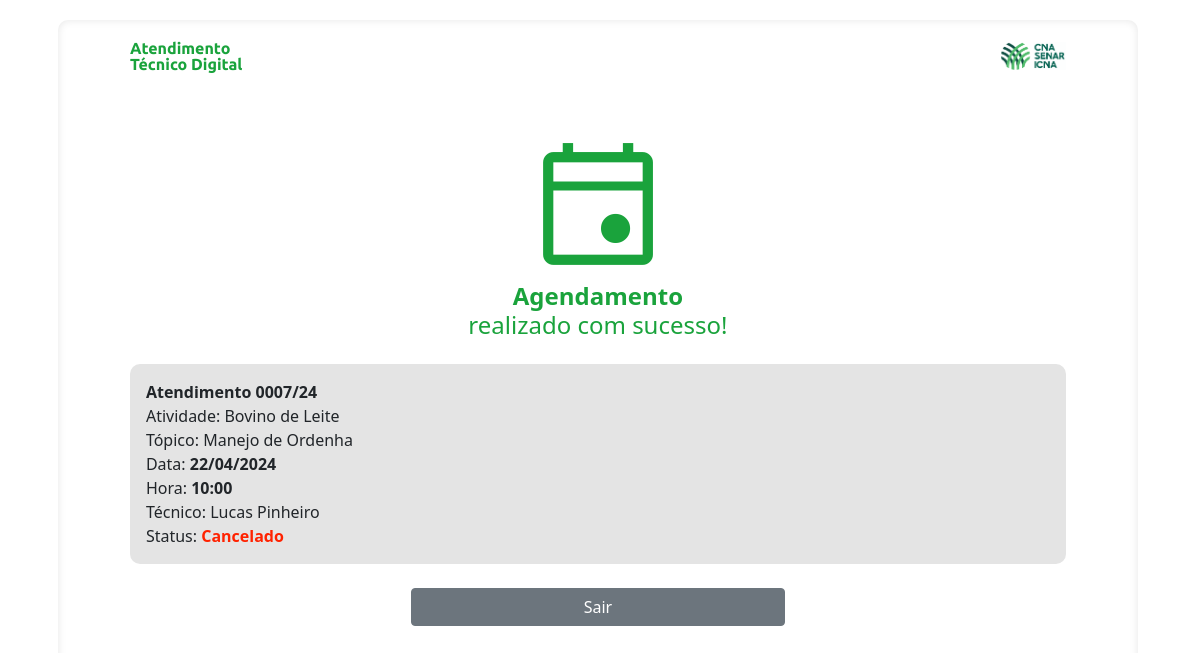
/produtor/confirmacao-atendimento/7/, run on the app's committed database.
### apps/modulo_admin/models.py (models this page shows, shortened)
class Atendimento(models.Model):
    data_registro = models.DateTimeField(auto_now_add=True)
    data_ultima_atualizacao = models.DateTimeField(auto_now=True)
    regional = models.CharField(max_length=2, choices=LISTA_UFS_SIGLAS, null=False, blank=False, default='MS')
    tecnico = models.ForeignKey(Usuario, on_delete=models.SET_NULL, null=True, blank=True, related_name='tecnico_atendimento')
    produtor = models.ForeignKey(Usuario, on_delete=models.SET_NULL, null=True, blank=True, related_name='produtor_atendimento')
    atendimento_retorno = models.BooleanField(default=False)
    atendimento_anterior = models.ForeignKey('self', on_delete=models.SET_NULL, null=True, blank=True, related_name='atendimentos_posteriores')
    atividade_produtiva = models.CharField(max_length=120, choices=ATIVIDADE_PRODUTIVA, null=False, blank=False)
    topico = models.CharField(max_length=120, null=False, blank=False)
    data = models.DateField(null=False, blank=False)
    hora = models.CharField(max_length=5, null=False, blank=False)
    mais_informacoes = models.TextField(null=True, blank=True)
    imagem01 = models.ImageField(null=True, blank=True)
    imagem02 = models.ImageField(null=True, blank=True)
    imagem03 = models.ImageField(null=True, blank=True)
    status = models.CharField(max_length=15, choices=STATUS_ATENDIMENTO, null=False, blank=False)
    del_status = models.BooleanField(default=False)
    del_data = models.DateTimeField(null=True, blank=True)
    del_cpf = models.CharField(max_length=14, null=True, blank=True)
    def atendimento_id(self):
        year_suffix = self.data.strftime('%y')
        id_str = str(self.id).zfill(4)
        return f"{id_str}/{year_suffix}"

class Usuario(models.Model):
    user = models.OneToOneField(User, on_delete=models.CASCADE, related_name='usuario_relacionado')
    data_registro = models.DateTimeField(auto_now_add=True)
    data_ultima_atualizacao = models.DateTimeField(auto_now=True)
    cpf = models.CharField(max_length=14, null=False, blank=False, unique=True)
    nome_completo = models.CharField(max_length=100, null=False, blank=False)
    data_nascimento = models.DateField(null=True, blank=True)
    sexo = models.CharField(max_length=100, choices=GENERO_SEXUAL, null=False, blank=False)
    reside_cod_ibge = models.CharField(max_length=10, null=True, blank=True)
    celular = models.CharField(max_length=17, null=True, blank=True)
    email_pessoal = models.EmailField(max_length=40, null=True, blank=True)
    usuario_is_ativo = models.BooleanField(default=True, null=False, blank=False, db_index=True)
    del_status = models.BooleanField(default=False)
    del_data = models.DateTimeField(null=True, blank=True)
    del_cpf = models.CharField(max_length=14, null=True, blank=True)
    def primeiro_ultimo_nome(self):
        partes_nome = self.nome_completo.split()
        primeiro_nome = partes_nome[0]
        ultimo_nome = partes_nome[-1] if len(partes_nome) > 1 else ''
        return f"{primeiro_nome} {ultimo_nome}"

### apps/modulo_produtor/views.py (the view)
# urls.py: path('produtor/confirmacao-atendimento/<int:id>/', produtor_confirmacao_atendimento, name='produtor_confirmacao_atendimento'),
def produtor_confirmacao_atendimento(request, id):
    atendimento = Atendimento.objects.get(id=id)
    conteudo = {
        'atendimento': atendimento,
    }
    return render(request, 'modulo_produtor/confirmacao_agendamento.html', conteudo)

### templates/modulo_produtor/confirmacao_agendamento.html (shortened to what this page needs)
{% extends '_partials/base_main_produtor.html' %}
{% load static %}
{% block extra_head %}
    <link rel="stylesheet" href="{% static 'styles\modulo_produtor\confirmacao_agendamento.css' %}">
{% endblock %}
{% block content %}
    <div class="container__page">
        <div class="cabecalho">
            <div class="titulo-imagem">
                <i class="material-symbols-outlined" style="font-size: 12vw;">event</i>
            </div>
            <div class="titulo-texto">
                <b>Agendamento</b><br>realizado com sucesso!
            </div>
        </div>
        <div class="card-atendimento">
            <div class="card-atendimento__informacoes">
                <span><b>Atendimento {{ atendimento.atendimento_id }}</b></span>
                <span>Atividade: {{ atendimento.get_atividade_produtiva_display }}</span>
                <span>Tópico: {{ atendimento.topico }}</span>
                <span>Data: <b>{{ atendimento.data|date:'d/m/Y' }}</b></span>
                <span>Hora: <b>{{ atendimento.hora }}</b></span>
                <span>Técnico: {{ atendimento.tecnico.primeiro_ultimo_nome }}</span>
                <span>Status: <span class='status agendado'>{{ atendimento.get_status_display }}</span></span>
            </div>
        </div>
        <div class="botao_sair">
            <button type="button" class="btn btn-secondary" id="btnSair" style="width: 40%;">Sair</button>
        </div>
    </div>
{% endblock %}

### setup/static/styles/cores.css (style rules this page uses)
:root { --verde-capital: #1AA33C; --cinza-primario: #6A6A6A; --cinza-escuro: #484848; --cinza-claro: #e4e4e4; --agendado: #ff2200; --cancelado: #b80000; --realizado: var(--verde-capital); --editar: #f5840b; }

### setup/static/styles/partials/base_main_produtor.css (style rules this page uses)
body { display: flex; justify-content: center; align-items: center; height: 100%h; padding: 20px; overflow: hidden; user-select: none; }

### setup/static/styles/modulo_produtor/card_atendimento.css (style rules this page uses)
.card-atendimento { display: grid; grid-template-columns: 100%; justify-content: center; align-items: center; background-color: var(--cinza-claro); border-radius: 10px; padding: 2vh; }
.card-atendimento__informacoes { display: flex; flex-direction: column; justify-content: flex-start; }
.status { font-weight: bold; }
.agendado { color: var(--agendado); }

### setup/static/styles/modulo_produtor/confirmacao_agendamento.css (style rules this page uses)
.container__page { display: flex; flex-direction: column; justify-content: flex-start; gap: 3vh; }
.cabecalho { width: 100%; margin-top: 5vh; align-content: center; display: flex; flex-direction: column; justify-content: center; align-items: center; text-align: center; border-radius: 10px; color: var(--verde-capital); }
.card-atendimento { margin-bottom: 0; }
.titulo-texto { line-height: 1.2; font-size: 1.5rem; }
.botao_sair { display: flex; flex-direction: row; justify-content: center; align-content: center; }

### setup/static/styles/partials/navbar_produtor.css (style rules this page uses)
.material-symbols-outlined { font-size: 16vw; text-align: center; font-variation-settings: 'FILL' 0, 'wght' 500, 'GRAD' 0, 'opsz' 48 }

### data on the page
Atendimento: atendimento_id "0007/24", atividade_produtiva "Bovino de Leite", topico "Manejo de Ordenha", data "22/04/2024", hora "10:00", tecnico.primeiro_ultimo_nome "Lucas Pinheiro", status "Cancelado"
